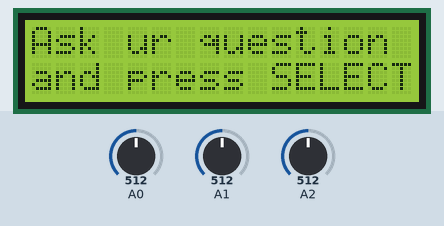
A sketch run on a simulated Arduino Uno, built with avr-gcc and run on an emulated ATmega328P. Parts: 16×2 character LCD. The test bench sets the inputs (shaded band); at power-on: A0 = 512, A1 = 512, A2 = 512.

Above: at 1.2 s.
1.3 s: A0 set to 588
2.8 s: A0 set to 608
At 4.2 s:
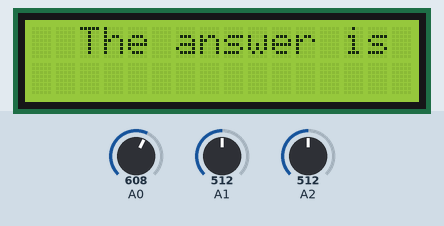
Timing chart, 0 to 5.8 s (numbered marks = the images above; inputs shaded):
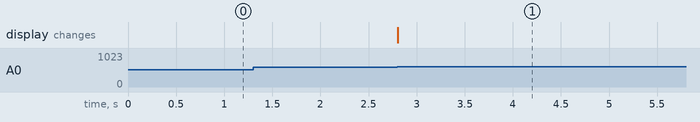

Measured:
- the behaviour switches between 599 and 600 on A0 (found by bisection; images 0 and 1)
- after the input at 1.3 s, every drawn part: stays the same
- after the input at 2.8 s, the display: changes at once (image 1)

The sketch:

8ball.ino
```cpp
#include <LiquidCrystal.h>

#define BTN_UP 1
#define BTN_DOWN 2
#define BTN_LEFT 3
#define BTN_RIGHT 4
#define BTN_SELECT 5
#define BTN_NONE 10

const int pin_RS = 8;
const int pin_EN = 9;
const int pin_d4 = 4;
const int pin_d5 = 5;
const int pin_d6 = 6;
const int pin_d7 = 7;
const int pin_BL = 10;
int backlightPower = 150;
int button = 0;

LiquidCrystal lcd(pin_RS, pin_EN, pin_d4, pin_d5, pin_d6, pin_d7);

int detectButton() {
  int keyAnalog = analogRead(A0);
  if (keyAnalog < 100) {
    return BTN_RIGHT;
  } else if (keyAnalog < 200) {
    return BTN_UP;
  } else if (keyAnalog < 400) {
    return BTN_DOWN;
  } else if (keyAnalog < 600) {
    return BTN_LEFT;
  } else if (keyAnalog < 800) {
    return BTN_SELECT;
  } else {
    return BTN_NONE;
  }
}

int rollTheDice() {
  boolean bit1;
  boolean bit2;
  byte dice = B00000000;
  boolean diceResult;
  for (int i = 0; i < 8; i++) {
    bit1 = bitRead((byte)analogRead(1), 0);
    delayMicroseconds(512);
    bit2 = bitRead((byte)analogRead(2), 0);
    if (bit1 != bit2) {
      bitWrite(dice, i, bit1);
    } else {
      i--;
    }
  }

  if ((int)dice > 0 && (int)dice <= 90) {
    return 0;
  } else if ((int)dice > 90 && (int)dice <= 180) {
    return 1;
  } else {
    return 2;
  }
}

void setup() {
  lcd.begin(16, 2);
  lcd.setCursor(0, 0);
  lcd.print("Ask ur question");
  lcd.setCursor(0, 1);
  lcd.print("and press SELECT");
  Serial.begin(9600);
}

void loop() {
  button = detectButton();
  if (button == BTN_SELECT) {
    lcd.clear();
    lcd.setCursor(2, 0);
    lcd.print("The answer is");
    byte res = rollTheDice();
    if (res == 0) {
      lcd.setCursor(7, 1);
      lcd.print("NO");
    } else if (res == 1) {
      lcd.setCursor(6, 1);
      lcd.print("YES");
    } else {
      lcd.setCursor(6, 1);
      lcd.print("IDK");
    }
  }
}
```
